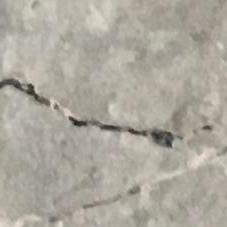
%> input picture Image-Processing/00035.jpg, 227 x 227 px
$ octave equalizehistogram.m   (GNU Octave 9; MATLAB toolbox functions it lacks are replaced by stand-ins)
%> lines starting %> are read from the running program, lines starting %| are printed output that depends on the picture; in (x1, y1, x2, y2) boxes, pixels count from 0 and x2, y2 are one past the last pixel; in counts of white or black regions, pixels touching at a corner belong together; the program's own positions count from 1
img=imread("00035.jpg");
%> img is the input picture: size 227x227x3 uint8; mean R, G, B 172.9, 168.2, 157.9
im=rgb2gray(img);
img2=histeq(im);
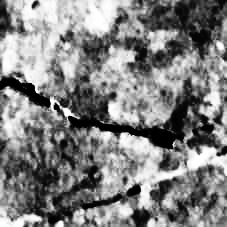
%> img2: size 227x227 uint8; min 0, max 255, mean 128.3
img5=imadjust(img2);
img3=imbinarize(img5);
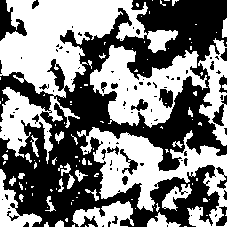
%> img3: size 227x227 logical; 50% white; 111 white regions (82 under 20 px), largest, box (x1, y1, x2, y2) and area: (0, 0, 178, 164) 10365, (77, 127, 227, 227) 5665, (90, 45, 208, 128) 4506
img4=imcomplement(img3);
imshow(img4);
o=nnz(img4);
%> o = 25780
%img2=imadjust(im);
%imhist(img2)
%montage({im,img2})
